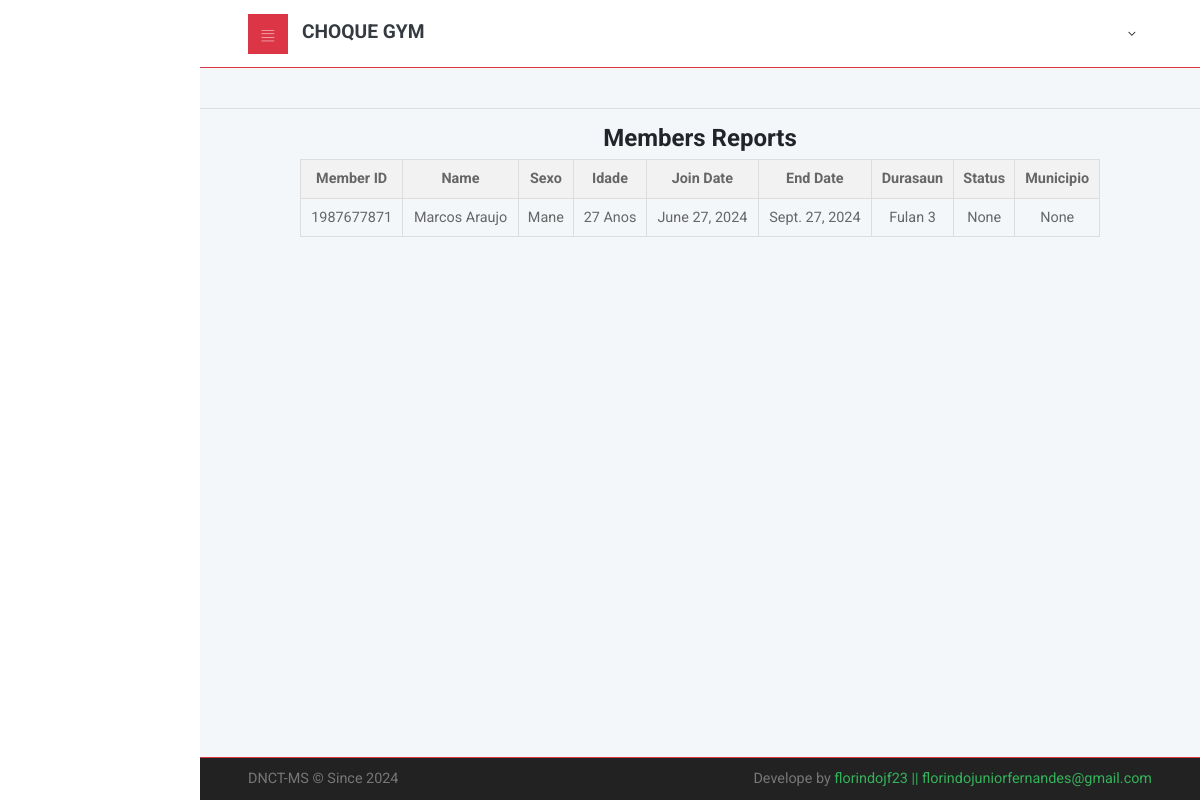
The page /reports/members/ on the database as committed earlier.
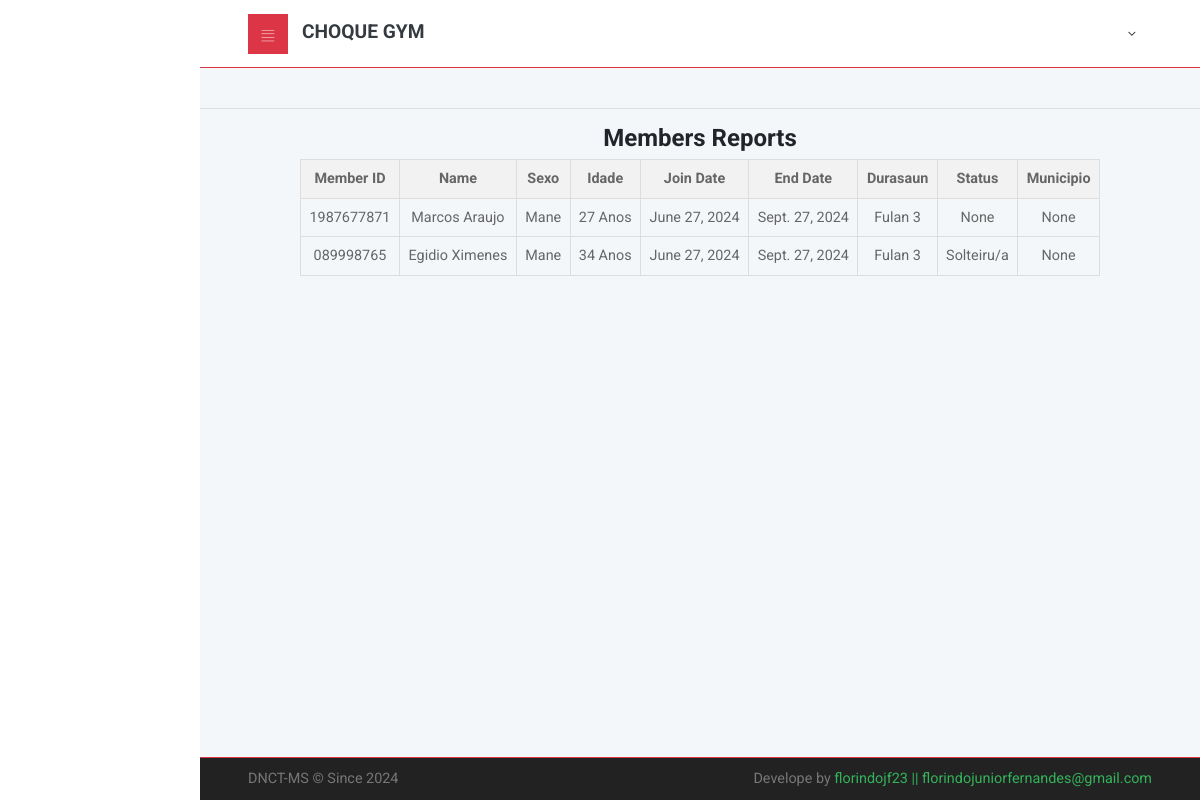
The same page on the database as committed later.
### cliente/models.py (models this page shows, shortened)
class Member(models.Model):
    nu_id = models.CharField(max_length=20,unique=True,null=True)
    naran = models.CharField(max_length=200,null=True)
    sexo = models.CharField(choices=[('Mane','Mane'),('Feto','Feto')],max_length=10,null=True,blank=True)
    naturalidade = models.CharField(max_length=200,null=True,blank=True)
    data_moris = models.DateField(null=True)
    join_date = models.DateField(auto_now_add=True)
    end_date = models.DateField(null=True)
    enderesu = models.CharField(max_length=200,null=True,blank=True)
    municipio = models.ForeignKey(Municipality, on_delete=models.CASCADE,null=True,blank=True)
    status = models.CharField(choices=[('Solteiru/a','Solteiru/a'),('Marridu/a','Marridu/a')],max_length=10,null=True,blank=True)
    phone = models.CharField(max_length=200,null=True)
    email = models.EmailField(max_length=200,null=True,blank=True)
    fotografia = models.ImageField(upload_to='images/',null=True, blank=True)
    documentos = models.FileField(upload_to='CV/', null=True, blank=True)
    def get_age(self):
        import datetime
        age = datetime.date.today().year-self.data_moris.year
        return age
    def get_duration_in_months(self):
        if self.end_date:
            delta = relativedelta(self.end_date, self.join_date)
            return delta.years * 12 + delta.months
        else:
            return None

### main/views.py (the view)
# urls.py: path('reports/members/', views.member_report, name='member_report'),
def member_report(request):
    members = Member.objects.all()
    return render(request, 'main/member_report.html', {'members': members})

### main/templates/main/member_report.html
{% extends 'main/layout.html' %}
{% load static %}
{% load crispy_forms_tags %}
{% block content %}
<div style="text-align: center;">
    <h1>Members Reports</h1>
    <table style="margin: auto; width: 80%; border-collapse: collapse; border: 1px solid #ddd;">
        <thead>
            <tr style="background-color: #f2f2f2;">
                <th style="border: 1px solid #ddd; padding: 8px;">Member ID</th>
                <th style="border: 1px solid #ddd; padding: 8px;">Name</th>
                <th style="border: 1px solid #ddd; padding: 8px;">Sexo</th>
                <th style="border: 1px solid #ddd; padding: 8px;">Idade</th>
                <th style="border: 1px solid #ddd; padding: 8px;">Join Date</th>
                <th style="border: 1px solid #ddd; padding: 8px;">End Date</th>
                <th style="border: 1px solid #ddd; padding: 8px;">Durasaun</th>
                <th style="border: 1px solid #ddd; padding: 8px;">Status</th>
                <th style="border: 1px solid #ddd; padding: 8px;">Municipio</th>
            </tr>
        </thead>
        <tbody>
            {% for member in members %}
            <tr>
                <td style="border: 1px solid #ddd; padding: 8px;">{{ member.nu_id }}</td>
                <td style="border: 1px solid #ddd; padding: 8px;">{{ member.naran }}</td>
                <td style="border: 1px solid #ddd; padding: 8px;">{{ member.sexo }}</td>
                <td style="border: 1px solid #ddd; padding: 8px;">{{ member.get_age }} Anos</td>
                <td style="border: 1px solid #ddd; padding: 8px;">{{ member.join_date }}</td>
                <td style="border: 1px solid #ddd; padding: 8px;">{{ member.end_date }}</td>
                <td style="border: 1px solid #ddd; padding: 8px;">Fulan {{ member.get_duration_in_months }}</td>
                <td style="border: 1px solid #ddd; padding: 8px;">{{ member.status }}</td>
                <td style="border: 1px solid #ddd; padding: 8px;">{{ member.municipio }}</td>
            </tr>
            {% empty %}
            <tr>
                <td colspan="4" style="border: 1px solid #ddd; padding: 8px;">No members found.</td>
            </tr>
            {% endfor %}
        </tbody>
    </table>
</div>
{% endblock %}

Rows that differ between the two databases and show on the page:
added Member: nu_id "089998765", naran "Egidio Ximenes", sexo "Mane", get_age "34", join_date "June 27, 2024", end_date "Sept. 27, 2024", get_duration_in_months "3", status "Solteiru/a", municipio "None"
